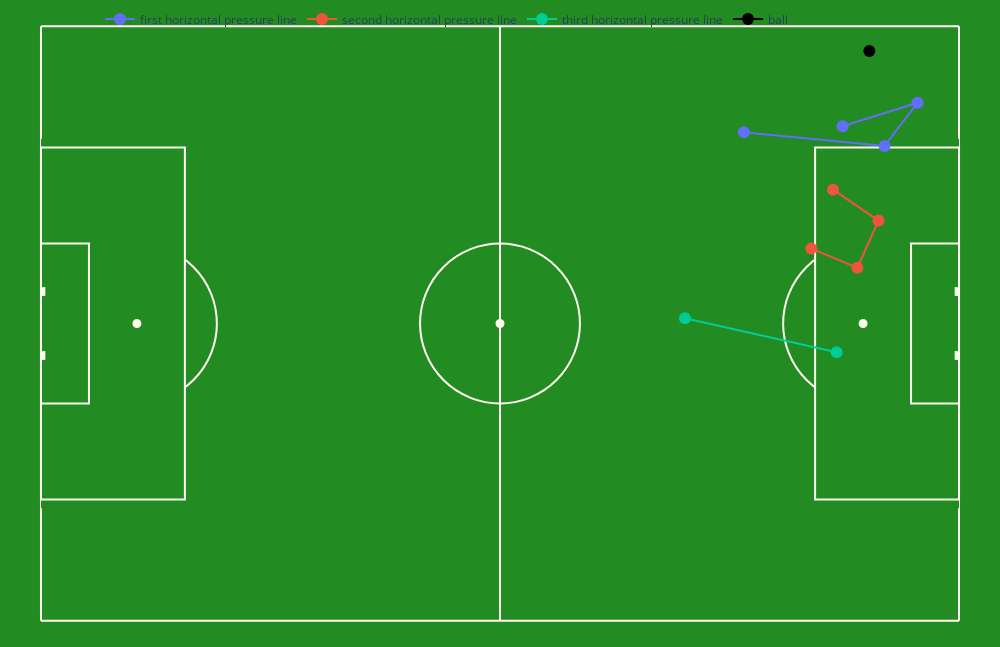

Write notebook code for a chart like this one.
### Code cell
press._plot(pl="horizontal")

### Figure 1 — Plotly figure (JSON) as saved in the notebook; plotly's stock layout.template omitted (floating-point values rounded to 4 significant figures)
{"data": [{"marker": {"size": 12, "symbol": "circle"}, "name": "first horizontal pressure line", "type": "scatter", "x": [39.18, 47.76, 43.98, 27.89], "y": [22.57, 25.25, 20.31, 21.89]}, {"marker": {"size": 12, "symbol": "circle"}, "name": "second horizontal pressure line", "type": "scatter", "x": [35.6, 40.87, 43.29, 38.09], "y": [8.564, 6.376, 11.77, 15.3]}, {"marker": {"size": 12, "symbol": "circle"}, "name": "third horizontal pressure line", "type": "scatter", "x": [38.5, 21.16], "y": [-3.282, 0.6012]}, {"marker": {"color": "black", "size": 12, "symbol": "circle"}, "name": "ball", "type": "scatter", "x": [42.24], "y": [31.16]}], "layout": {"autosize": true, "height": 647.6, "hovermode": "closest", "legend": {"bgcolor": "rgba(0, 0, 0, 0)", "orientation": "h", "x": 0.1, "y": 0.993}, "margin": {"b": 0, "l": 0, "pad": 0, "r": 0, "t": 0}, "plot_bgcolor": "forestgreen", "shapes": [{"layer": "below", "line": {"color": "floralwhite"}, "type": "circle", "x0": -9.144, "x1": 9.144, "y0": -9.144, "y1": 9.144}, {"layer": "below", "line": {"color": "floralwhite"}, "type": "line", "x0": 0, "x1": 0, "y0": -34, "y1": 34}, {"fillcolor": "floralwhite", "layer": "below", "line": {"color": "floralwhite"}, "type": "circle", "x0": -0.4, "x1": 0.4, "y0": -0.4, "y1": 0.4}, {"layer": "below", "line": {"color": "floralwhite"}, "type": "line", "x0": -52.5, "x1": 52.5, "y0": -34, "y1": -34}, {"layer": "below", "line": {"color": "floralwhite"}, "type": "line", "x0": -52.5, "x1": -52.5, "y0": -34, "y1": 34}, {"layer": "below", "line": {"color": "floralwhite"}, "type": "circle", "x0": -50.67, "x1": -32.38, "y0": -9.144, "y1": 9.144}, {"fillcolor": "forestgreen", "layer": "below", "line": {"color": "forestgreen", "width": 0}, "type": "rect", "x0": -52.5, "x1": -36.04, "y0": -21.12, "y1": 21.12}, {"layer": "below", "line": {"color": "floralwhite", "width": 2}, "type": "rect", "x0": -52.5, "x1": -36.04, "y0": -20.12, "y1": 20.12}, {"layer": "below", "line": {"color": "floralwhite", "width": 2}, "type": "rect", "x0": -52.5, "x1": -47.01, "y0": -9.144, "y1": 9.144}, {"fillcolor": "floralwhite", "layer": "below", "line": {"color": "floralwhite"}, "type": "circle", "x0": -41.93, "x1": -41.13, "y0": -0.4, "y1": 0.4}, {"fillcolor": "floralwhite", "layer": "below", "line": {"color": "floralwhite", "width": 0}, "type": "rect", "x0": -52.5, "x1": -52, "y0": 3.158, "y1": 4.158}, {"fillcolor": "floralwhite", "layer": "below", "line": {"color": "floralwhite", "width": 0}, "type": "rect", "x0": -52.5, "x1": -52, "y0": -4.158, "y1": -3.158}, {"layer": "below", "line": {"color": "floralwhite"}, "type": "line", "x0": -52.5, "x1": 52.5, "y0": 34, "y1": 34}, {"layer": "below", "line": {"color": "floralwhite"}, "type": "line", "x0": 52.5, "x1": 52.5, "y0": -34, "y1": 34}, {"layer": "below", "line": {"color": "floralwhite"}, "type": "circle", "x0": 32.38, "x1": 50.67, "y0": -9.144, "y1": 9.144}, {"fillcolor": "forestgreen", "layer": "below", "line": {"color": "forestgreen", "width": 0}, "type": "rect", "x0": 52.5, "x1": 36.04, "y0": -21.12, "y1": 21.12}, {"layer": "below", "line": {"color": "floralwhite", "width": 2}, "type": "rect", "x0": 52.5, "x1": 36.04, "y0": -20.12, "y1": 20.12}, {"layer": "below", "line": {"color": "floralwhite", "width": 2}, "type": "rect", "x0": 52.5, "x1": 47.01, "y0": -9.144, "y1": 9.144}, {"fillcolor": "floralwhite", "layer": "below", "line": {"color": "floralwhite"}, "type": "circle", "x0": 41.13, "x1": 41.93, "y0": -0.4, "y1": 0.4}, {"fillcolor": "floralwhite", "layer": "below", "line": {"color": "floralwhite", "width": 0}, "type": "rect", "x0": 52.5, "x1": 52, "y0": 3.158, "y1": 4.158}, {"fillcolor": "floralwhite", "layer": "below", "line": {"color": "floralwhite", "width": 0}, "type": "rect", "x0": 52.5, "x1": 52, "y0": -4.158, "y1": -3.158}], "title": {"font": {"color": "ghostwhite", "size": 15}, "x": 0.5, "xanchor": "center", "y": 0.025, "yanchor": "top"}, "width": 1000, "xaxis": {"domain": [0, 1], "range": [-57.1, 57.1], "showgrid": false, "showticklabels": false, "type": "linear", "visible": false, "zeroline": false}, "yaxis": {"domain": [0, 1], "range": [-37, 37], "scaleanchor": "x", "scaleratio": 1, "showgrid": false, "showticklabels": false, "type": "linear", "visible": false, "zeroline": false}}}
